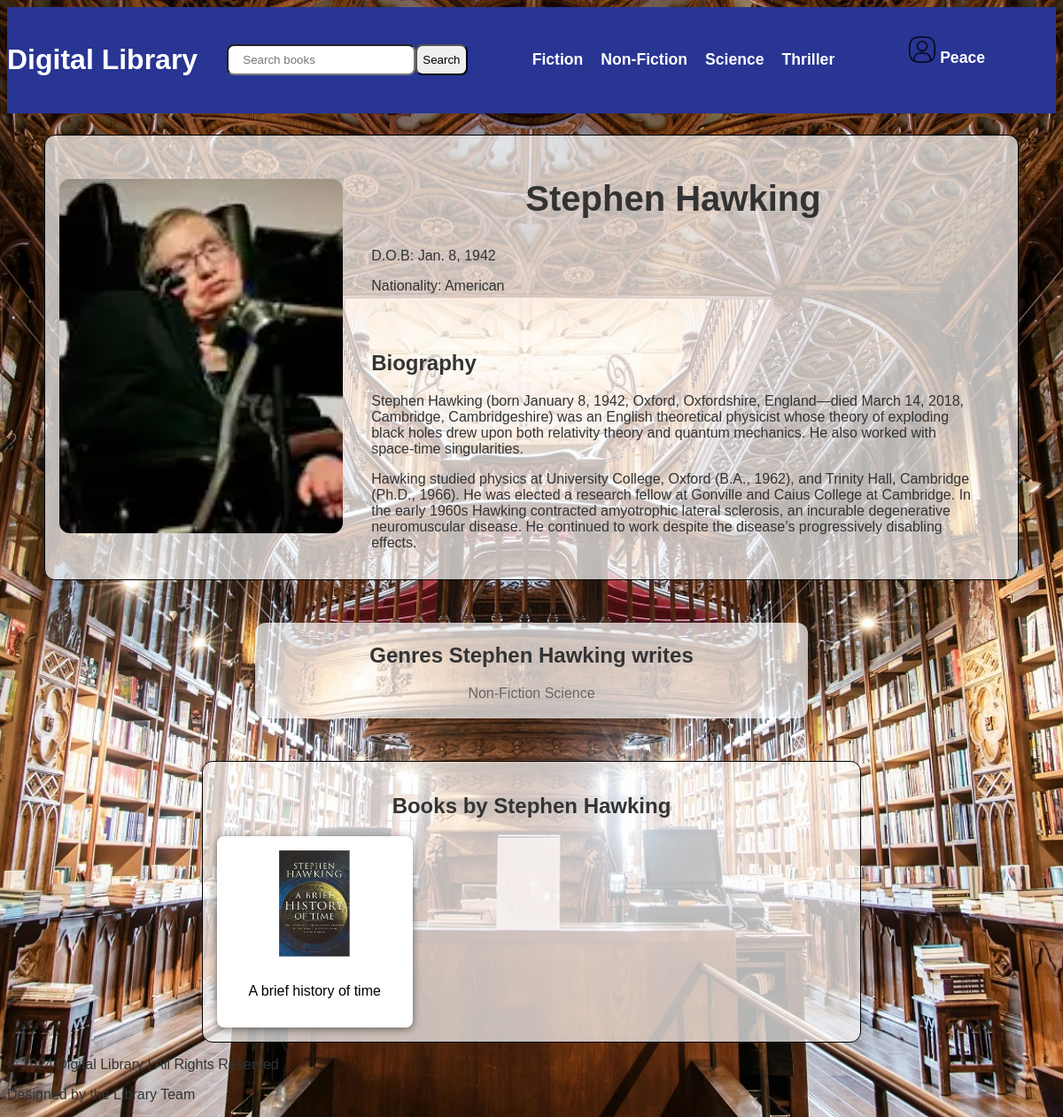
/author/2 (signed in), run on the app's committed database.
### book_management/models.py (models this page shows, shortened)
class Author(models.Model):
    first_name = models.CharField(max_length=50)
    last_name = models.CharField(max_length=50)
    full_name = models.CharField(null=True, max_length=100)
    image = models.ImageField(upload_to="author profile", height_field=None, width_field=None, max_length=None)
    biography = models.TextField()
    DOB = models.DateField(max_length=50)
    nationality = models.CharField(max_length=50)
    genre = models.ManyToManyField(Genre, related_name="author")

class Genre(models.Model):
    genre = models.CharField(max_length=50)
    def __str__(self):
        return self.genre

class Book(models.Model):
    title = models.CharField(max_length=150)
    slug = models.SlugField(unique=True)
    cover_image = models.ImageField(upload_to="book cover", height_field=None,
                                    width_field=None, max_length=None, null=True)
    author = models.ForeignKey(Author, on_delete=models.CASCADE, related_name="book", null=True)
    publication_date = models.DateField(max_length=50, null=True)
    ISBN = models.CharField( max_length=20, null=True)
    description = models.TextField( null=True)
    page_count = models.IntegerField(validators=[MinValueValidator(1)], null=True)
    genre = models.ManyToManyField(Genre, related_name="book", )

### book_management/views.py (the view)
# urls.py: path("author/<int:pk>", views.AuthorDetailsView.as_view(), name="author_details"),
class AuthorDetailsView(LoginRequiredMixin, View):
    login_url = "/login"
    def get(self, request, pk):
        model = get_object_or_404(Author, pk=pk)
        context = {
            "author":model,
            "books":model.book.all()
        }
        return render(request, "book_management/author_details.html", context)

### book_management/templates/book_management/author_details.html (shortened to what this page needs)
{% extends "base.html" %}
{% load static %}
{% block styles %}<link rel="stylesheet" href="{% static "book_management/author_details.css" %}">{% endblock styles %}
{% block content %}
<section id="author-detail">
    <div id="author-pic">
        <img src="{{author.image.url}}" alt="{{author.full_name}}">
    </div>
    <div>
        <div id="author-name">
            <h1>{{author.full_name}}</h1>
            <p>D.O.B: {{author.DOB}}</p>
            <p>Nationality: {{author.nationality}}</p>
        </div>
        <div id="author-bio">
            <h2>Biography</h2>
            {{author.biography|linebreaks}}
        </div>
    </div>
</section>
<div id="genre">
    <h2> Genres {{author.full_name}} writes </h2>
    <p> {% for genre in author.genre.all %}
        <a href="{% url "genrelist" genre %}">{{genre|title}}</a>
        {% endfor %}</p>
</div>
<section id="related-works">
    <h2>Books by {{author.full_name}}</h2>
    <ul>
        {% for book in books %}
        <li>
            <a href="{% url "book_detail" book.slug %}">
                <img src="{{book.cover_image.url}}" alt={{book.title}}>
                <p>{{book.title}}</p>
            </a>
        </li>
        {% endfor %}
    </ul>
</section>
{% endblock content %}

### templates/base.html (shortened to what this page needs)
{% load static %}
<!DOCTYPE html>
<html lang="en">
<head>
    <link rel="stylesheet" href="{% static "styles.css" %}">
    {% block styles %}{% endblock styles %}
</head>
<body>
    <header>
        <div class="header-container">
            <h1 class="logo"><a href="{% url "index" %}">Digital Library</a></h1>
            <form action="{% url "allbooks" %}" method="get" class="search">
                <input name="search"  type="search"   placeholder="Search books">
                <button type="submit">Search</button>
            </form>
            <nav id="nav">
                <ul>
                    <li><a href="{% url "genrelist" "fiction" %}">Fiction</a></li>
                    <li><a href="{% url "genrelist" "non-fiction" %}">Non-Fiction</a></li>
                    <li><a href="{% url "genrelist" "science" %}">Science</a></li>
                    <li><a href="{% url "genrelist" "thriller" %}">Thriller</a></li>
                    <li class="user-icon">
                            <a href="#history" ><img src="{% static "profile.png" %}" alt="" width="30" height="30"> {{request.user.username|capfirst}}</a>
                    </li>
                </ul>
            </nav>
        </div>
    </header>
    {% block content %}{% endblock content %}
    <footer>
        <div class="container footer-container">
            <p>&copy; 2024 Digital Library | All Rights Reserved</p>
            <p>Designed by the Library Team</p>
        </div>
    </footer>
</body>
</html>

### static/styles.css (style rules this page uses)
body { background: url('library-banner.jpg') no-repeat center center/cover; }
body { font-family: 'Arial', sans-serif; background-color: #f0f0f5; color: #333; }
.container { width: 100%; margin: 0 auto; }
header { background-color: #283593; padding: 20px 0; color: #fff; }
.header-container { display: grid; grid-template-columns: auto auto auto; justify-content: space-between; align-items: center; text-align: center; }
.logo { font-size: 2rem; font-weight: bold; }
.logo a { text-decoration: none; color: inherit; }
.search { display: flex; }
.search input { padding: .5rem 1rem; border-radius: 8px; }
.search button { border-radius: 8px; }
nav ul { list-style: none; display: flex; gap: 20px; margin-right: 5rem; }
nav ul li { position: relative; display: inline-block; }
nav ul li a { display: block; color: #fff; text-decoration: none; font-size: 1.1rem; font-weight: 600; }
.user-icon { margin-left: 4rem; margin-top: -1rem; display: inline; }

### book_management/static/book_management/author_details.css (style rules this page uses)
#author-detail { padding: 1rem; background-color: rgb(255, 255, 255, 0.7); display: flex; border: 1px solid black; width: 90%; margin: 0rem auto; border-radius: 12px; margin-top: 1.5rem; }
#author-pic { margin: auto; }
#author-pic img { width: 20rem; height: 25rem; border-radius: 12px; object-fit: cover; }
#author-name { margin: 0rem 2rem 0 2rem; }
#author-name h1 { text-align: center; font-weight: bolder; font-size: 2.5rem; }
#author-bio { margin: 4rem 2rem 0 2rem; }
#genre { background-color: rgb(255, 255, 255, 0.7); width: 50%; margin: 0rem auto; border-radius: 12px; margin-top: 3rem; padding: .2rem 1rem; text-align: center; }
#genre a { text-decoration: none; color: #666; }
#related-works { padding: 1rem; background-color: rgb(255, 255, 255, 0.7); border: 1px solid black; width: 60%; margin: 0rem auto; border-radius: 12px; margin-top: 3rem; text-align: center; }
#related-works ul { margin: 0; padding: 0; display: grid; grid-template-columns: repeat(auto-fill, minmax(10rem, 1fr)); gap: 1.5rem; list-style: none; }
#related-works ul li a { text-decoration: none; color: black; }
#related-works ul li { background-color: white; padding: 1rem .5rem; border-radius: 8px; text-align: center; box-shadow: 0px 2px 10px rgba(0, 0, 0, 0.5); }
#related-works ul li img { width: 80px; height: 120px; margin-bottom: 10px; }

### data on the page
Author: image (picture), full_name "Stephen Hawking", DOB "Jan. 8, 1942", nationality "American", biography "Stephen Hawking (born January 8, 1942, Oxford, Oxfordshire, England—died March 14, 2018, Cambridge, Cambridgeshire) was an English theoretical physicist whose theory of exploding black holes drew upon both relativity theory and quantum mechanics. He also worked with space-time singularities. Hawking studied physics at University College, Oxford (B.A., 1962), and Trinity Hall, Cambridge (Ph.D., 1966). He was elected a research fellow at Gonville and Caius College at Cambridge. In the early 1960s Hawking contracted amyotrophic lateral sclerosis, an incurable degenerative neuromuscular disease. He continued to work despite the disease’s progressively disabling effects."
Genre: genre "Non-Fiction"
Genre: genre "Science"
Book: cover_image (picture), title "A brief history of time"

### other printed values
{{ request.user.username|capfirst }} "Peace"
